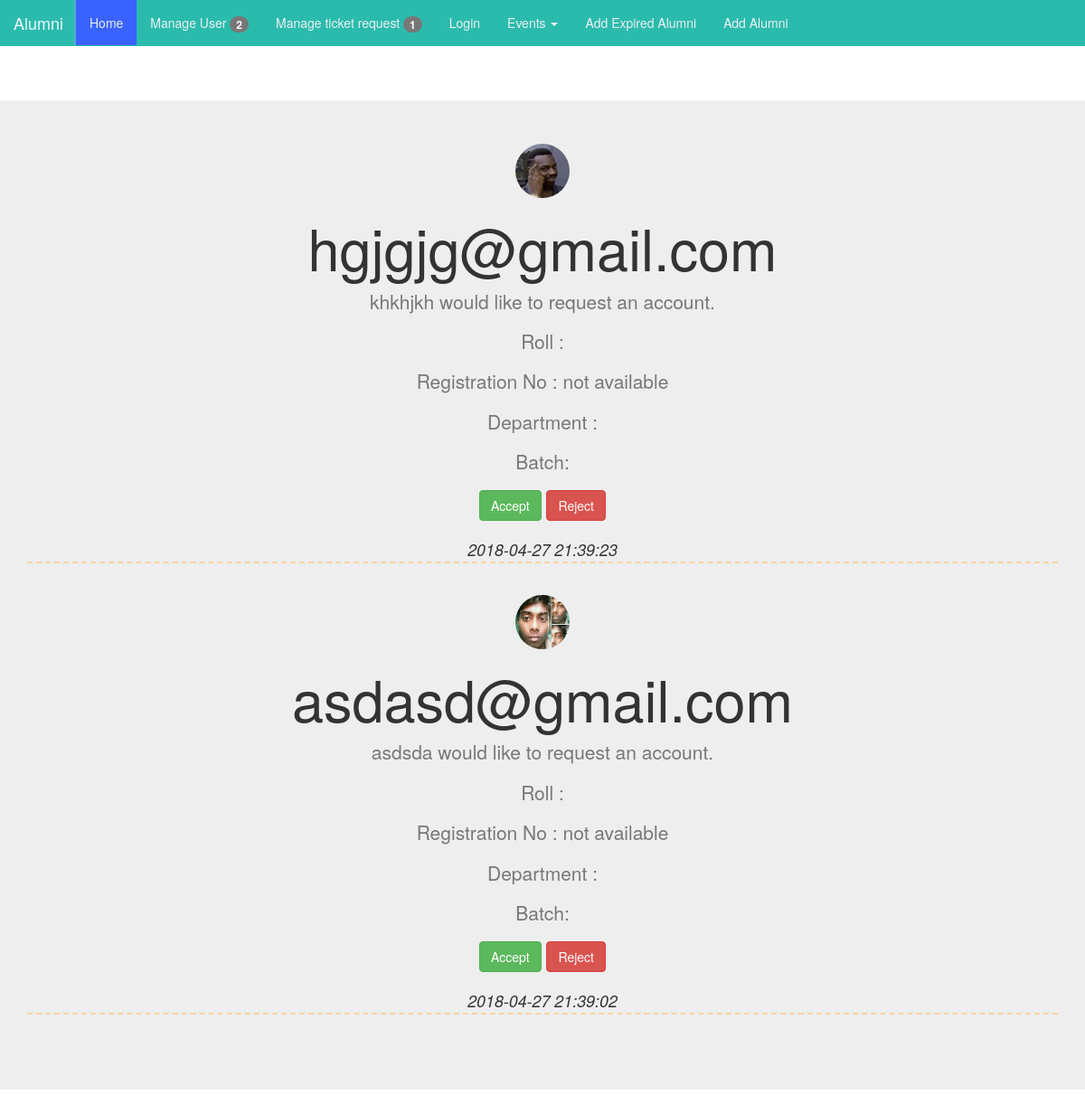
The page /Admin/manageUser.php on the database as committed earlier.
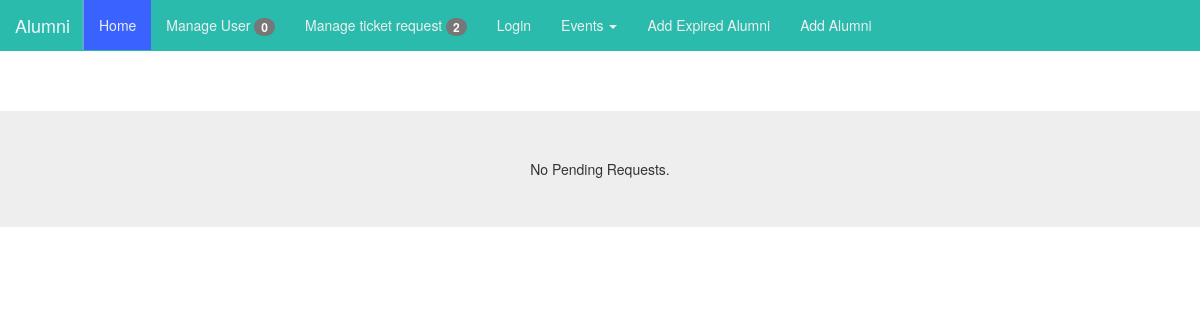
The same page on the database as committed later.
### tables this page shows
CREATE TABLE `requests` (
  `id` int(11) NOT NULL,
  `username` varchar(255) NOT NULL,
  `fullname` varchar(255) NOT NULL,
  `email` text NOT NULL,
  `password` text NOT NULL,
  `image` varchar(255) NOT NULL,
  `message` text NOT NULL,
  `date` datetime NOT NULL
);

### functions/functions.php (called while the page is built, shortened)
<?php
function fetchAll($query){
    $con = new PDO(DBINFO, DBUSER, DBPASS);
    $stmt = $con->query($query);
    return $stmt->fetchAll();
}
?>

### Admin/manageUser.php (the view, shortened to what this page needs)
<?php
include '../functions/functions.php';
?>
<!doctype html>
<html lang="en">
<head>
    <link rel="stylesheet" href="css/bootstrap.min.css">
</head>
<body>
<?php
include 'navbarAdmin.php';
?>
<main role="main">
    <section class="jumbotron text-center">
        <div class="container">
            <?php
            $query = "select * from alumni.requests ORDER BY requests.date DESC;";
            if (count(fetchAll($query)) > 0)
            {
                foreach (fetchAll($query) as $row)
                {
                    ?>
                    <img src="../images/userImages/<?php echo $row['image'] ?>" class="img-circle"
                         style="height: 60px;width: 60px;">
                    <h1 class="jumbotron-heading"><?php echo $row['email'] ?></h1>
                    <p class="lead text-muted"><?php echo $row['message'] ?></p>
                    <p class="lead text-muted">Roll : <?php echo $row['roll'] ?></p>
                    <p class="lead text-muted">Registration No : <?php
                        if (empty($row['registration_no']))
                        {
                            echo "not available";
                        }
                        else
                        {
                            echo $row['registration_no'];
                        }
                    ?></p>
                    <p class="lead text-muted">Department : <?php echo $row['department'] ?></p>
                    <p class="lead text-muted">Batch: <?php echo $row['batch_no'] ?></p>
                    <p>
                        <a href="accept.php?id=<?php echo $row['id'] ?>" class="btn btn-success my-2">Accept</a>
                        <a href="reject.php?id=<?php echo $row['id'] ?>" class="btn btn-danger my-2">Reject</a>
                    </p>
                    <p style="border-bottom: 2px dashed #f7d4a1;">
                        <small><i><?php echo $row['date'] ?></i></small>
                    </p><br>
                    <?php
                }
            }
            else
            {
                echo "No Pending Requests.";
            }
            ?>
        </div>
    </section>
</main>
</body>
</html>

### Admin/navbarAdmin.php (shortened to what this page needs)
<!doctype html>
<html lang="en">
<head>
    <link rel="stylesheet" href="css/bootstrap.min.css">
    <link rel="stylesheet" href="css/fontawesome.min.css">
    <link rel="stylesheet" href="css/style.css">
</head>
<body>
<nav class="navbar navbar-default my_nav">
    <div class="container-fluid">
        <div class="navbar-header">
            <a class="navbar-brand" href="#">Alumni</a>
        </div>
        <div class="collapse navbar-collapse" id="bs-example-navbar-collapse-1">
            <ul class="nav navbar-nav">
                <li class="active"><a href="index.php">Home <span class="sr-only">(current)</span></a></li>
                <?php
                $db = new mysqli('localhost', 'root', '', 'alumni') or die("Can't Connect to database");
                $query = 'SELECT * FROM alumni.requests' ;
                $res = $db->query($query) or die("Can't Connect to Query...");
                $row_cnt = $res->num_rows;
                ?>
                <ul class="nav navbar-nav navbar-left">
                    <li><a href="manageUser.php">Manage User
                            <span class="badge badge-primary"><?php echo $row_cnt; ?></span>
                        </a></li>
                </ul>
                <?php
                $db = new mysqli('localhost', 'root', '', 'alumni') or die("Can't Connect to database");
                $query = 'SELECT * FROM alumni.validate_ticket' ;
                $res = $db->query($query) or die("Can't Connect to Query...");
                $row_cnt = $res->num_rows;
                ?>
                <ul class="nav navbar-nav navbar-left">
                    <li><a href="manageTicket.php">Manage ticket request
                            <span class="badge badge-primary"><?php echo $row_cnt; ?></span>
                        </a></li>
                </ul>
                <?php
                if (!isset($_SESSION['status']))
                {
                    echo ' <li><a href="login.php">Login</a></li>';
                }
                ?>
            </ul>
            <ul class="nav navbar-nav navbar-left">
                <li class="dropdown">
                    <a href="#" class="dropdown-toggle" data-toggle="dropdown" role="button"
                       aria-haspopup="true" aria-expanded="false">Events <span class="caret"></span></a>
                </li>
            </ul>
            <ul class="nav navbar-nav navbar-left">
                <li><a href="addExpiredAlumni.php">Add Expired Alumni</a></li>
            </ul>
            <ul class="nav navbar-nav navbar-left">
                <li><a href="addAlumniCoverImage.php">Add Alumni</a></li>
            </ul>
        </div>
    </div>
</nav>
<br><br>
</body>
</html>

### Admin/css/style.css (style rules this page uses)
* { margin: 0; padding: 0; }
.my_nav { position: relative; width: 100%; z-index: 999; background: none; border: none; border-radius: 0; }
.my_nav { background-color: rgba(0,0,0,0.00); border-color: rgba(0,0,0,0.00); }
.my_nav .navbar-brand { color: #ecf0f1; }
.my_nav .navbar-nav >li>a { color: #ecf0f1; }
.my_nav .navbar-nav >.active>a, .my_nav .navbar-nav >.active>a:hover,.my_nav .navbar-nav >.active:focus { background-color: #3962ff; color: #ecf0f1; }
.my_nav .navbar-collapse, .my_nav .navbar-form { border-color: #ecf0f1; }
li.active a { color: #5babd1; background-color: #f6fafb; border-left: 2px solid #5babd1; margin-left: -3px; }

### Admin/navbarAdmin.php (style rules this page uses)
.navbar { background: #2BBBAD; }
.my_nav .navbar-nav >li>a { color: #ecf0f1; }

Rows that differ between the two databases and show on the page:
removed requests: image (picture), email "hgjgjg@gmail.com", message "khkhjkh would like to request an account.", date "2018-04-27 21:39:23"
removed requests: image (picture), email "asdasd@gmail.com", message "asdsda would like to request an account.", date "2018-04-27 21:39:02"
Other text that changed with them:
$row_cnt: "2" → "0"
$row_cnt: "1" → "2"
text now shown: "No Pending Requests."
